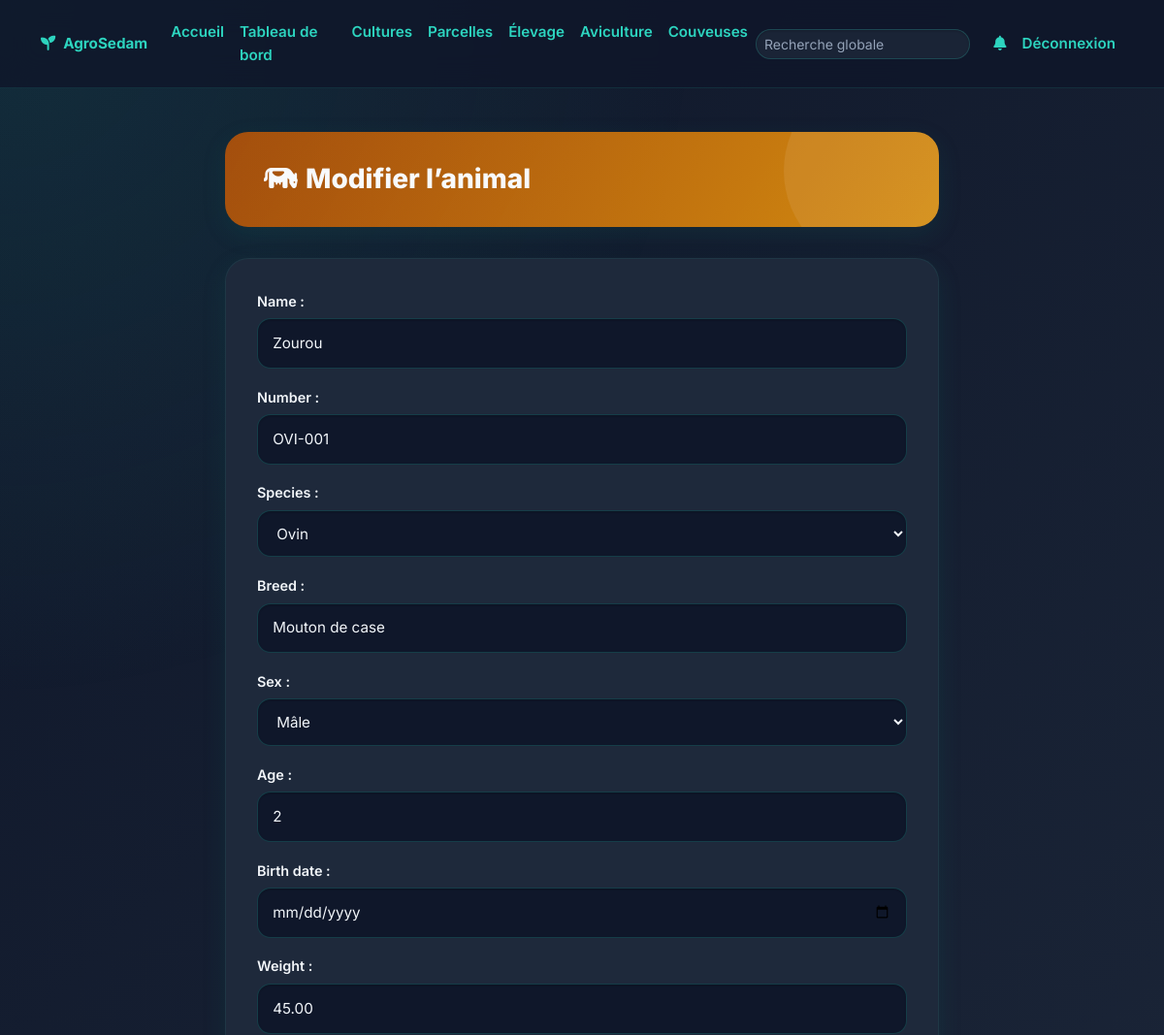
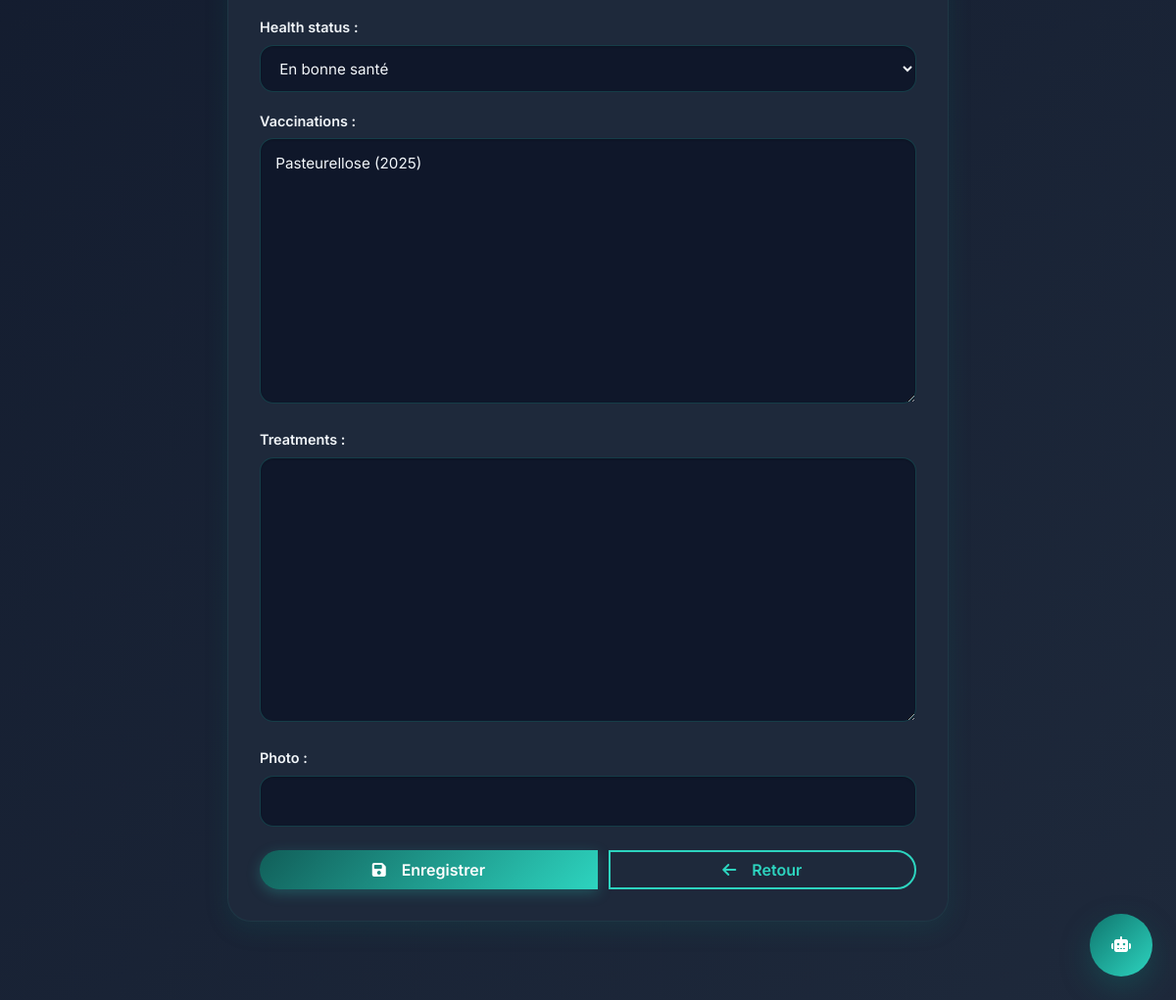
/animals/2/edit/ (signed in), run on the app's committed database (2 pictures, top to bottom).
### gestion/models.py (models this page shows, shortened)
class Animal(models.Model):
    SPECIES_CHOICES = [
        ('Bovin', 'Bovin'),
        ('Ovin', 'Ovin'),
        ('Caprin', 'Caprin'),
        ('Porcin', 'Porcin'),
        ('Équin', 'Équin'),
        ('Lapin', 'Lapin'),
    ]
    SEX_CHOICES = [('Mâle', 'Mâle'), ('Femelle', 'Femelle')]
    HEALTH_CHOICES = [
        ('En bonne santé', 'En bonne santé'),
        ('À vacciner', 'À vacciner'),
        ('Traitement en cours', 'Traitement en cours'),
        ('Malade', 'Malade'),
    ]
    name = models.CharField(max_length=100)
    number = models.CharField(max_length=50, unique=True)
    species = models.CharField(max_length=30, choices=SPECIES_CHOICES)
    breed = models.CharField(max_length=100)
    sex = models.CharField(max_length=20, choices=SEX_CHOICES)
    age = models.IntegerField()
    birth_date = models.DateField()
    weight = models.DecimalField(max_digits=6, decimal_places=2)
    health_status = models.CharField(max_length=30, choices=HEALTH_CHOICES, default='En bonne santé')
    vaccinations = models.TextField(blank=True)
    treatments = models.TextField(blank=True)
    photo = models.CharField(max_length=255, blank=True)
    created_at = models.DateTimeField(auto_now_add=True)
    class Meta:
        verbose_name = 'Animal'
        verbose_name_plural = 'Animaux'
        ordering = ['-created_at']

### gestion/views.py (the view)
# urls.py: path('animals/<int:pk>/edit/', views.animal_update, name='animal_update'),
@login_required
def animal_update(request, pk):
    animal = Animal.objects.get(pk=pk)
    form = AnimalForm(request.POST or None, instance=animal)
    if request.method == 'POST' and form.is_valid():
        form.save()
        messages.success(request, 'Animal mis à jour.')
        return redirect('animals')
    return render(request, 'gestion/animal_form.html', {'form': form, 'title': 'Modifier l’animal'})

### gestion/forms.py
class AnimalForm(forms.ModelForm):
    class Meta:
        model = Animal
        fields = ['name', 'number', 'species', 'breed', 'sex', 'age', 'birth_date', 'weight', 'health_status', 'vaccinations', 'treatments', 'photo']
        widgets = {
            'birth_date': forms.DateInput(attrs={'type': 'date'}),
        }

### templates/gestion/animal_form.html (shortened to what this page needs)
{% extends 'base.html' %}
{% load static %}
{% block content %}
<div class="container py-5 page-transition">
    <div class="row justify-content-center">
        <div class="col-lg-8">
            <div class="section-header fade-in-up orange">
                <h2 class="mb-0"><i class="fas fa-cow me-2"></i>{{ title }}</h2>
            </div>
            <div class="form-card fade-in-up delay-1">
                <form method="post">
                    {{ form.as_p }}
                    <div class="btn-group mt-4">
                        <button class="btn btn-success" type="submit"><i class="fas fa-save me-2"></i>Enregistrer</button>
                        <a class="btn btn-outline-success" href="{% url 'animals' %}"><i class="fas fa-arrow-left me-2"></i>Retour</a>
                    </div>
                </form>
            </div>
        </div>
    </div>
</div>
{% endblock %}

### static/css/style.css (style rules this page uses)
:root { --primary: #0f766e; --secondary: #115e59; --accent: #2dd4bf; --pastel: #5eead4; --beige: #F5F5DC; --white: #f8fafc; --soft: #1e293b; --text: #f1f5f9; --muted: #94a3b8; --teal: #0d9488; --teal-light: #2dd4bf; --orange: #f59e0b; --orange-light: #fbbf24; --blue: #3b82f6; --blue-light: #60a5fa; --purple: #8b5cf6; --purple-light: #a78bfa; --pink: #ec4899; --pink-light: #f472b6; --radius-sm: 12px; --radius-md: 20px; --radius-lg: 24px; --shadow-sm: 0 4px 14px rgba(0, 0, 0, .25); --shadow-md: 0 8px 24px rgba(15, 118, 110, .15); --shadow-lg: 0 16px 40px rgba(15, 118, 110, .25); --shadow-xl: 0 20px 50px rgba(0, 0, 0, .35); }
* { box-sizing: border-box; }
html { scroll-behavior: smooth; }
body { font-family: 'Inter', -apple-system, BlinkMacSystemFont, sans-serif; background: linear-gradient(135deg, #0f172a 0%, #1e293b 100%); color: var(--text); line-height: 1.6; overflow-x: hidden; }
body::before { content: ''; position: fixed; inset: 0; background: radial-gradient(circle at top left, rgba(45,212,191,.12), transparent 30%); pointer-events: none; z-index: -1; }
.btn { border-radius: 999px; font-weight: 600; transition: all .25s ease; display: inline-flex; align-items: center; justify-content: center; gap: .5rem; }
.btn-success { background: linear-gradient(135deg, var(--secondary), var(--accent)); border: none; box-shadow: 0 4px 14px rgba(45, 212, 191, .25); }
.btn-outline-success { border: 2px solid var(--accent); color: var(--accent); background: transparent; }
.section-header { background: linear-gradient(120deg, rgba(15, 118, 110, .95), rgba(45, 212, 191, .85)); color: #fff; border-radius: var(--radius-lg); padding: 2rem 2.5rem; margin-bottom: 2rem; position: relative; overflow: hidden; box-shadow: var(--shadow-md); }
.section-header::after { content: ''; position: absolute; width: 200px; height: 200px; background: rgba(255, 255, 255, .08); border-radius: 50%; right: -40px; top: -60px; pointer-events: none; }
.section-header.orange { background: linear-gradient(120deg, rgba(180,83,9,.9), rgba(245,158,11,.85)); }
.section-header h2 { font-weight: 800; margin-bottom: .25rem; font-size: 1.75rem; position: relative; z-index: 1; }
.form-card { background: #1e293b; border-radius: var(--radius-lg); padding: 2rem; box-shadow: var(--shadow-md); border: 1px solid rgba(45, 212, 191, .08); color: var(--text); }
form p { margin-bottom: 1.1rem; }
form label { display: block; font-weight: 600; margin-bottom: .4rem; color: var(--text); font-size: .9rem; }
form input, form select, form textarea { width: 100%; border: 1px solid rgba(45, 212, 191, .2); border-radius: 14px; padding: .8rem .95rem; background: #0f172a; color: var(--text); box-shadow: inset 0 1px 2px rgba(0,0,0,.2); transition: all .25s ease; font-size: .95rem; }
form .btn-group { display: flex; gap: .75rem; margin-top: 1.5rem; }
.fade-in-up { animation: fadeInUp .6s ease both; }
.delay-1 { animation-delay: .1s; }
form input::placeholder, form select::placeholder, form textarea::placeholder { color: #64748b; opacity: 1; }
h1, h2, h3, h4, h5, h6 { color: #f8fafc; }
p, span, div { color: inherit; }
a { color: var(--accent); }
.page-transition { animation: fadeInUp .5s ease; }
body { padding-bottom: 2rem; }

### data on the page
Animal: name "Zourou", number "OVI-001", species "Ovin", breed "Mouton de case", sex "Mâle", age "2", weight "45.00", health_status "En bonne santé", vaccinations "Pasteurellose (2025)"

### other printed values
{{ title }} "Modifier l’animal"
